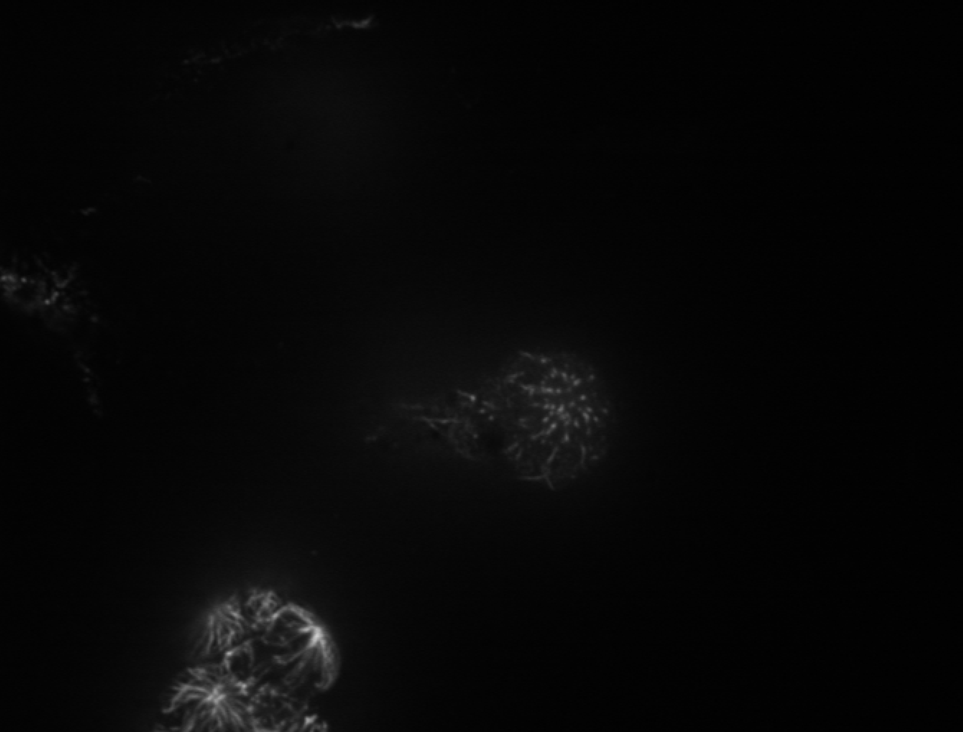
#> input picture עיבוד תמונה וראייה ממוחשבת/Intensity transformation_3/Intensity transformation-20211030/embryo.png, 963 x 732 px, shrunk from 2010 x 1528 before the run
$ python IntensityTransformations.py
#> lines starting #> are read from the running program, lines starting #| are printed output that depends on the picture
import numpy as np
import cv2


#==========================================
def imnegative(im):
    imneg = 255 - im
    return imneg
#==========================================
def contrastStretching(im):
    b = im.max()
    a = im.min()
    print(a, b)
    # Converting im1 to float.
    c = im.astype(float)
    # Contrast stretching transformation.
    im1 = 255.0 * (c - a) / (b - a + 0.0000001)
    return im1
#==========================================
def clahe(im):
    # create a CLAHE object (Arguments are optional).
    clahe = cv2.createCLAHE()#(clipLimit=2.0, tileGridSize=(20,20))
    cl1 = clahe.apply(im)
    return cl1
#=============================================
def gammaCorrection (im, gamma):

    # b is converted to type float.
    b1 = im.astype(float)
    # Maximum value in b1 is determined.
    b3 = np.max(b1)
    # b1 is normalized
    b2 = b1 / b3
    # gamma-correction exponent is computed.
    b4 = np.log(b2+0.0000001) * gamma
    # gamma-correction is performed.
    c = np.exp(b4) * 255.0
    # c is converted to type int.
    c1 = c.astype(int)
    # Displaying c1
    return c1
#=============================================

# ===============================================================================
# MAIN FUNCTION
# ===============================================================================
def main():
    filename = 'embryo.png'
    img = cv2.imread(filename, 0)
#> img is the input picture: shape (732, 963); min 0, max 206, mean 6.9

    img_clahe = clahe(img)
#> in clahe, `cl1 = clahe.apply(im)`:
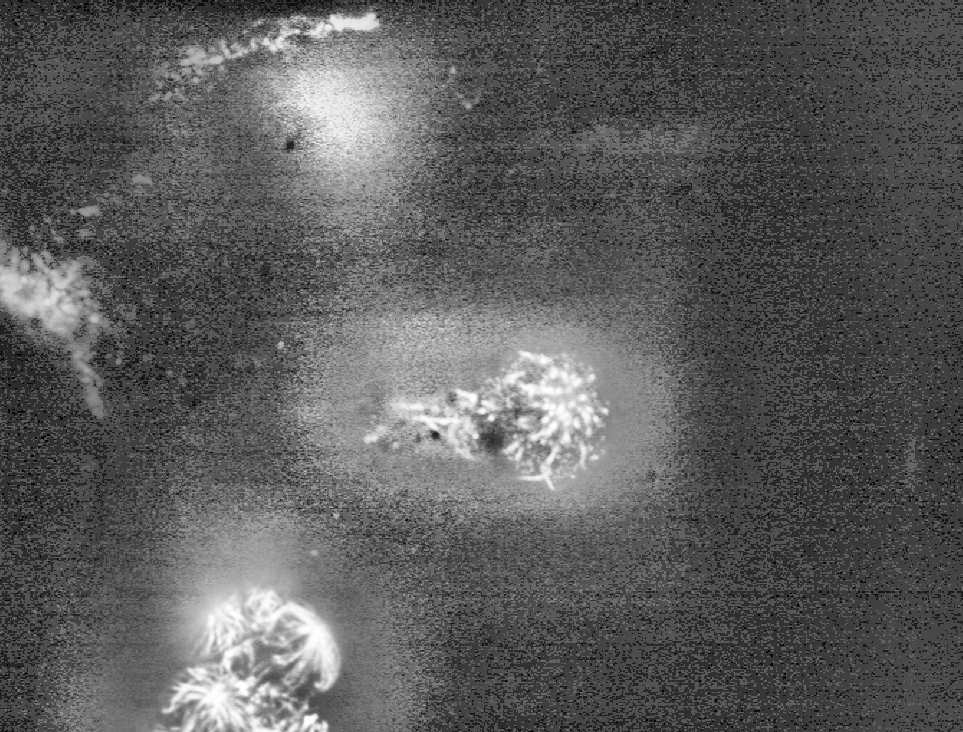
#> cl1: shape (732, 963); min 1, max 255, mean 92.2
    img_hist_eq = cv2.equalizeHist(img)
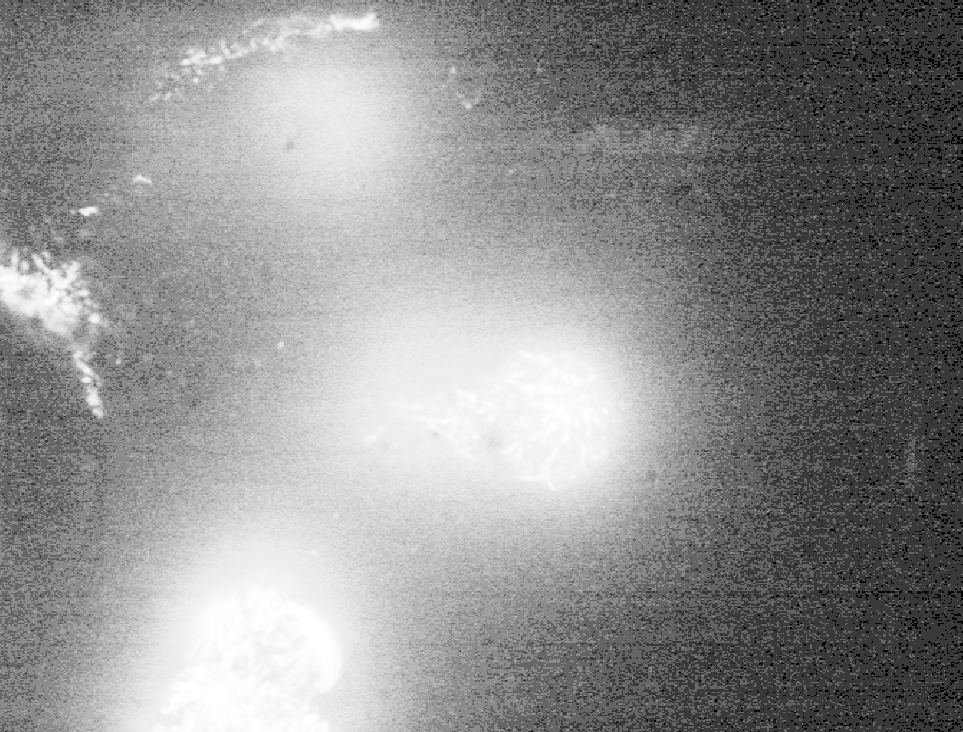
#> img_hist_eq: shape (732, 963); min 0, max 255, mean 142.5
    cv2.imwrite("hist_eq_output.png", img_hist_eq)
    cv2.imwrite("clahe_output.png", img_clahe)

#------------------------------------------------------------------------------
if __name__ == "__main__":
    main()
